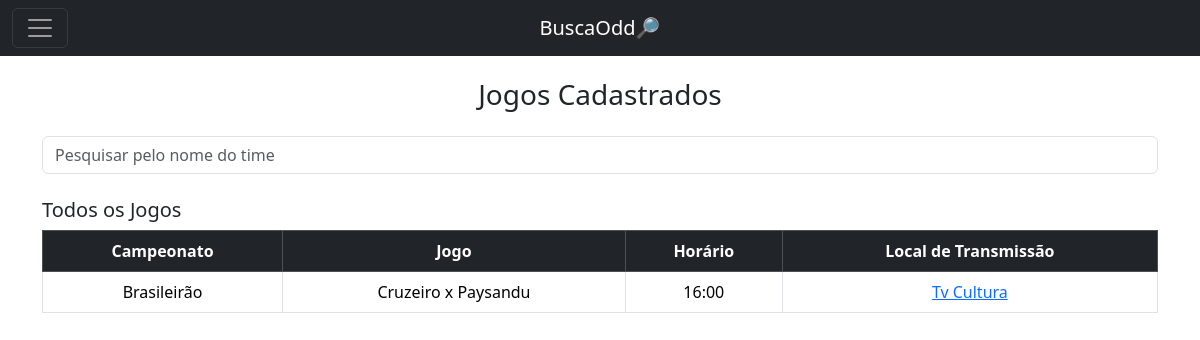
The page /daniel/visualizar on the database its author committed.
### BuscaOdd/models.py (models this page shows)
class Jogo(models.Model):
    campeonato = models.CharField(max_length=255)
    time_casa = models.CharField(max_length=255)
    time_visitante = models.CharField(max_length=255)
    horario = models.TimeField()
    local_transmissao = models.CharField(max_length=255)
    link_transmissao = models.URLField(max_length=200)

### BuscaOdd/views.py (the view)
# urls.py: path('visualizar', views.visualizar_jogos, name='Visualizar'),
def visualizar_jogos(request):
    jogos = Jogo.objects.all()  # Obter todos os jogos cadastrados
    return render(request, 'visualizar_jogos.html', {'jogos': jogos})

### templates/visualizar_jogos.html (shortened to what this page needs)
{% extends 'menu.html' %}
{% load static %}
{% block body %}
<div class="container mt-5">
    <h3 class="text-center mb-4">Jogos Cadastrados</h3>
    <input type="text" id="searchInput" class="form-control mb-4" placeholder="Pesquisar pelo nome do time" onkeyup="searchGames()">
    <div class="table-responsive">
        <h5>Todos os Jogos</h5>
        <table class="table table-bordered text-center" id="jogosTable">
            <thead class="table-dark">
                <tr>
                    <th scope="col">Campeonato</th>
                    <th scope="col">Jogo</th>
                    <th scope="col">Horário</th>
                    <th scope="col">Local de Transmissão</th>
                </tr>
            </thead>
            <tbody id="jogosBody">
                {% for jogo in jogos %}
                    <tr>
                        <td>{{ jogo.campeonato }}</td>
                        <td>{{ jogo.time_casa }} x {{ jogo.time_visitante }}</td>
                        <td>{{ jogo.horario }}</td>
                        <td>
                            <a href="{{ jogo.link_transmissao }}" target="_blank">{{ jogo.local_transmissao }}</a>
                        </td>
                    </tr>
                {% empty %}
                    <tr>
                        <td colspan="5">Nenhum jogo registrado.</td>
                    </tr>
                {% endfor %}
            </tbody>
        </table>
    </div>
</div>
{% endblock %}

### statics/css/styles.css (style rules this page uses)
body { padding-top: 30px; }
body { margin: 0; padding-bottom: 50px; }

### rows shown on the page
Jogo: campeonato "Brasileirão", time_casa "Cruzeiro", time_visitante "Paysandu", horario "16:00", local_transmissao "Tv Cultura"
